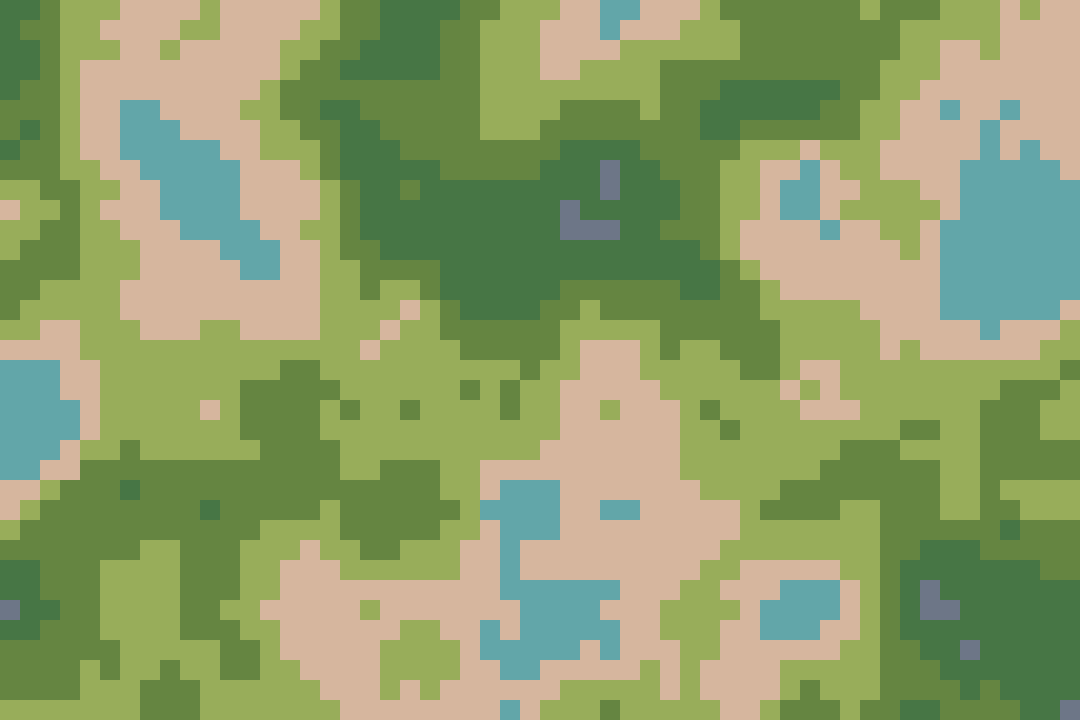
Frame 1 (no input)
Frame 60 (no input): identical to frame 1, image omitted
Frame 120 (the mouse pressed at the canvas centre since frame 60): identical to frame 1, image omitted

The p5.js sketch that drew this single still picture (run headless with seeded random() and noise() and a simulated clock; from frame 60 on, the mouse is pressed at the canvas centre):

// p5.js sketch
// ── sketch.js
var tileSize = 20;
var scl = 0.1;

function setup() {
  createCanvas(1080, 720);
  noSmooth();
  noStroke();

  for (var i = 0; i < width / tileSize; i++) {
    for (var j = 0; j < height / tileSize; j++) {
      fill(calcColor(i, j));
      rect(i * tileSize, j * tileSize, tileSize, tileSize);
    }
  }
}

function draw() {}

function calcColor(x, y) {
  const v = noise(x * scl, y * scl);
  if (v < 0.3) {
    return color("#62A6A9");
  } else if (v < 0.4) {
    return color("#D6B69E");
  } else if (v < 0.5) {
    return color("#98AD5A");
  } else if (v < 0.6) {
    return color("#658541");
  } else if (v < 0.7) {
    return color("#477645");
  } else if (v < 0.8) {
    return color("#6D7687");
  } else if (v < 0.9) {
    return color("#848D9A");
  } else {
    return color("#D2E0DE");
  }
}
